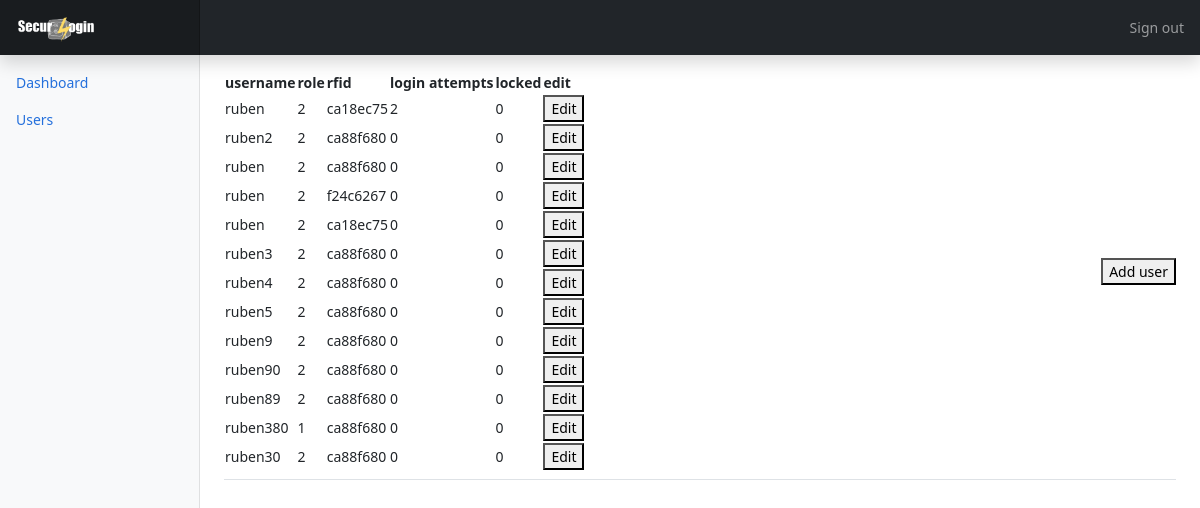
Before: /users (signed in) with the older database file.
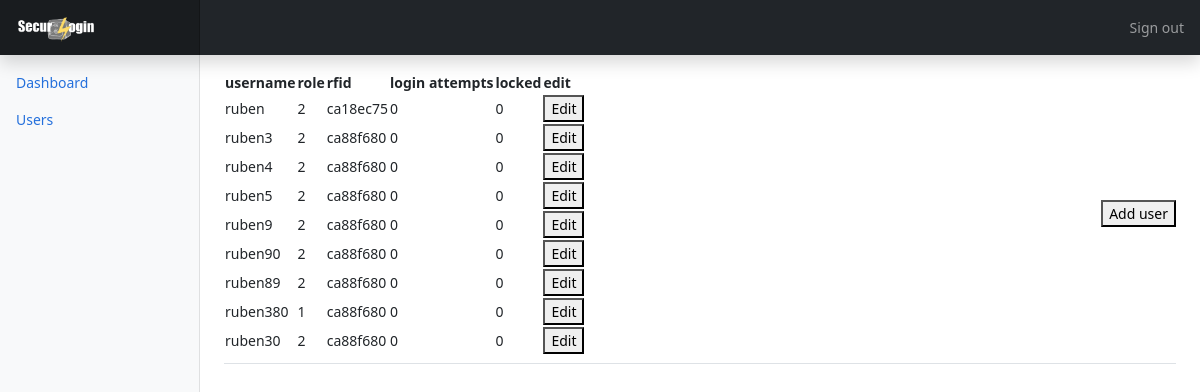
After: the same page with the newer database file.
### tables this page shows
CREATE TABLE 'users' (
  'user_id' INTEGER PRIMARY KEY,
  'role' VARCHAR(50) NULL,
  'user_name' VARCHAR(50) NULL,
  'salt' VARCHAR(255) NULL,
  'password' VARCHAR(255) NULL,
  'RFID' VARCHAR(15) NULL,
  'Failed_Login_Attempts' INT NULL,
  'locked' BOOL NULL
  );

### app.py (the view)
@app.route('/users')
def users():
    msg = None
    role = session.get('LoggedIn',0)
    if(role == 2):
        conn = sqlite3.connect('test.db')
        cursor = conn.execute('''SELECT * FROM `users`''')
        allusers = cursor.fetchall()
        return render_template('users.html', title='user Dashboard', users=allusers, msg=msg)
    elif(role == 1):
        return redirect('user')
    else:
        return redirect('/')

### templates/users.html
{% extends 'adminbase.html' %}
{% block content %}
<table>
  <tr>
    <th>username</th>
    <th>role</th>
    <th>rfid</th>
    <th>login attempts</th>
    <th>locked</th>
    <th>edit</th>
  </tr>
{% for row in users %}
    <tr>
      <td>{{ row[2] }}</td>
      <td>{{ row[1]}}</td>
      <td>{{ row[5]}}</td>
      <td>{{ row[6]}}</td>
      <td>{{ row[7]}}</td>
      <td><button onclick="window.location.href='/user_edit/{{ row[0]}}'">Edit</button></td>
    </tr>
{% endfor %}
</table>
<button onclick="window.location.href='/add_user'">Add user</button>
{% endblock content %}

### templates/adminbase.html (shortened to what this page needs)
<!doctype html>
<html lang="en">
  <head>
    <link href="{{ url_for('static', filename='bootstrap.min.css') }}" rel="stylesheet">
    <link href="{{ url_for('static', filename='dashboard.css') }}" rel="stylesheet">
    <link href="/static/dashboard.css" rel="stylesheet">
  </head>
  <body>
<header class="navbar navbar-dark sticky-top bg-dark flex-md-nowrap p-0 shadow">
  <a class="navbar-brand col-md-3 col-lg-2 me-0 px-3" href="#">
    <img src="{{ url_for('static', filename='logo_white.png') }}" alt="Logo" class="logo_admin">
  </a>
  <div class="navbar-nav">
    <div class="nav-item text-nowrap">
      <a class="nav-link px-3" href="/logout">Sign out</a>
    </div>
  </div>
</header>
<div class="container-fluid">
  <div class="row">
    <nav id="sidebarMenu" class="col-md-3 col-lg-2 d-md-block bg-light sidebar collapse">
      <div class="position-sticky pt-3">
        <ul class="nav flex-column">
          <li class="nav-item">
            <a class="nav-link active" aria-current="page" href="/admin">
              Dashboard
            </a>
          </li>
          <li class="nav-item">
            <a class="nav-link active" aria-current="page" href="/users">
              Users
            </a>
          </li>
        </ul>
      </div>
    </nav>
    <main class="col-md-9 ms-sm-auto col-lg-10 px-md-4">
      <div class="d-flex justify-content-between flex-wrap flex-md-nowrap align-items-center pt-3 pb-2 mb-3 border-bottom">
        {% block content %}
        {% endblock content %}
      </div>
  </body>
</html>

### static/dashboard.css (style rules this page uses)
body { font-size: .875rem; }
.sidebar { position: fixed; top: 0; bottom: 0; left: 0; z-index: 100; padding: 48px 0 0; box-shadow: inset -1px 0 0 rgba(0, 0, 0, .1); }
.logo_admin { display: block; width: 80px; }
.sidebar .nav-link { font-weight: 500; color: #333; }
.sidebar .nav-link.active { color: #2470dc; }
.navbar-brand { padding-top: .75rem; padding-bottom: .75rem; font-size: 1rem; background-color: rgba(0, 0, 0, .25); box-shadow: inset -1px 0 0 rgba(0, 0, 0, .25); }

Changed rows visible on the page:
removed users: user_name "ruben", role "2", RFID "ca18ec75", Failed_Login_Attempts "2", locked "0"
removed users: user_name "ruben2", role "2", RFID "ca88f680", Failed_Login_Attempts "0", locked "0"
removed users: user_name "ruben", role "2", RFID "ca88f680", Failed_Login_Attempts "0", locked "0"
removed users: user_name "ruben", role "2", RFID "f24c6267", Failed_Login_Attempts "0", locked "0"
